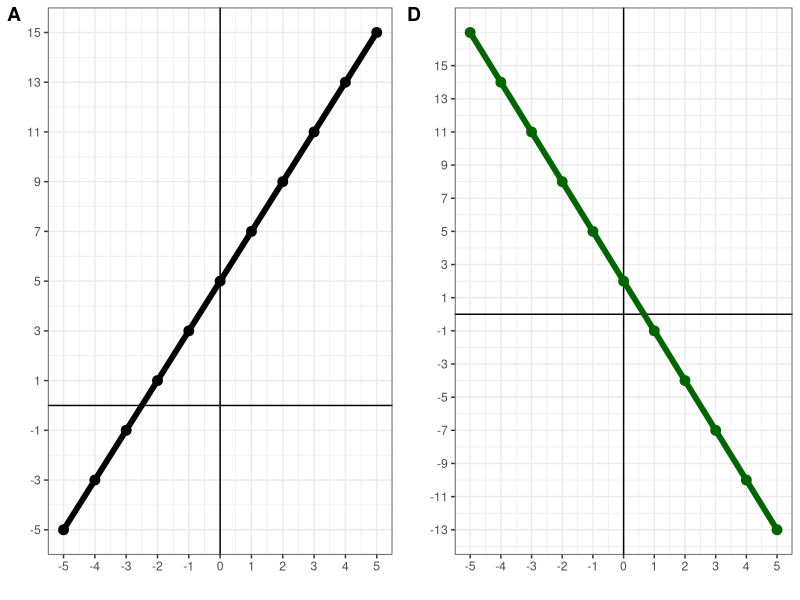
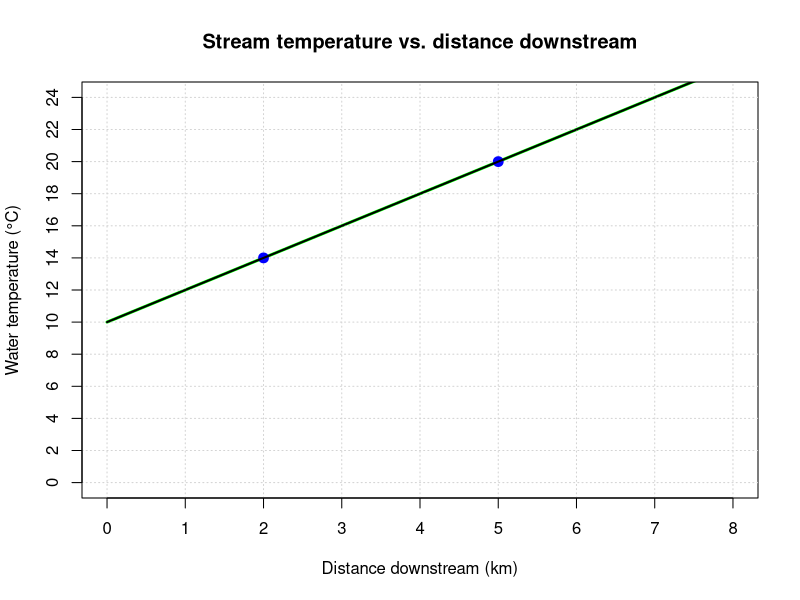
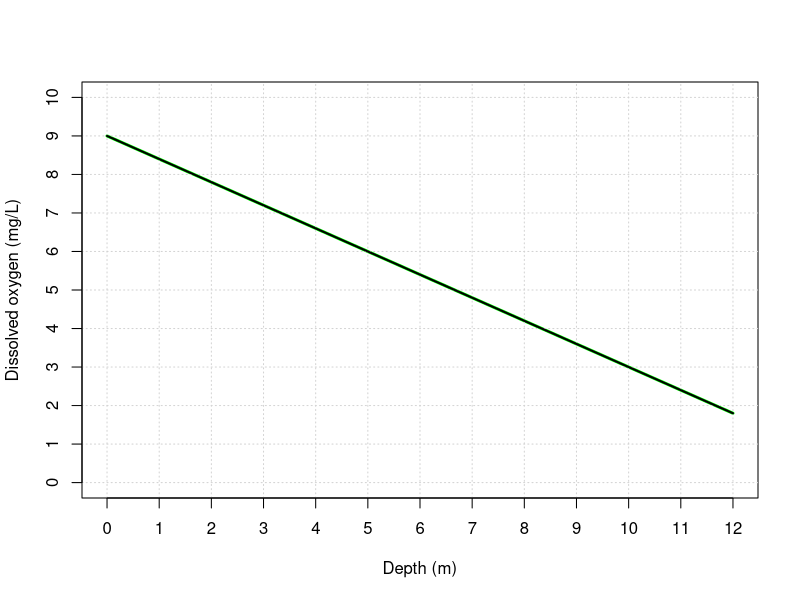
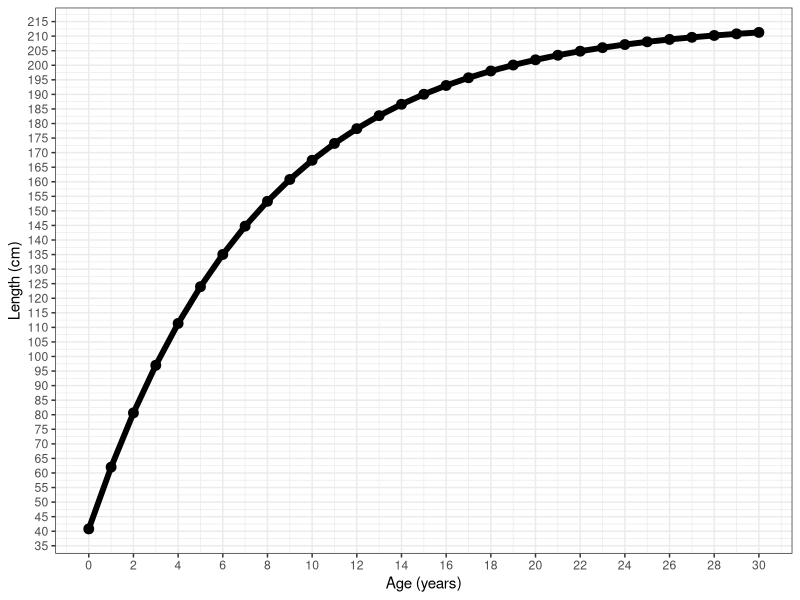

Write the R code that produced these figures, in order.
## ---- chunk 1
knitr::opts_chunk$set(echo = TRUE,message=FALSE,warning=FALSE)

library(tidyverse)
## ---- chunk 2
#| code-fold: true
#| code-summary: "Show the code"
#|
x=seq(-5,5)

y=2*x+5

u=-3*x+2

p1<-ggplot()+
  geom_hline(yintercept=0)+
  geom_vline(xintercept = 0)+
  geom_point(aes(x=x,y=y),size=3,color="black")+
  geom_line(aes(x=x,y=y),size=2,color="black")+
  theme_bw()+
  theme(axis.line = element_blank())+
  scale_y_continuous(breaks=seq(-5,15,2))+
  scale_x_continuous(breaks=seq(-5,5,by=1))+
  labs(x="",y="")

p4<-ggplot()+
  geom_hline(yintercept=0)+
  geom_vline(xintercept = 0)+
  geom_point(aes(x=x,y=u),size=3,color="darkgreen")+
  geom_line(aes(x=x,y=u),size=2,color="darkgreen")+
  theme_bw()+
  theme(axis.line = element_blank())+
  scale_y_continuous(breaks=seq(-15,15,2))+
  scale_x_continuous(breaks=seq(-5,5,by=1))+
  labs(x="",y="")

cowplot::plot_grid(p1,p4,labels=c("A","D"))

## ---- chunk 3
#| echo: false
#| fig-align: center
#| out-width: "70%"
x <- seq(0, 8, length.out = 100)
T <- 2*x + 10

plot(x, T, type = "l", lwd = 3, col = "green",
     xlim = c(0, 8), ylim = c(0, 24),
     xlab = "Distance downstream (km)", ylab = "Water temperature (°C)",
     main = "Stream temperature vs. distance downstream",
     xaxt = "n", yaxt = "n")
abline(h = seq(0, 24, by = 2), col = "lightgray", lty = "dotted")
abline(v = seq(0, 8, by = 1), col = "lightgray", lty = "dotted")
axis(1, at = seq(0, 8, by = 1))
axis(2, at = seq(0, 24, by = 2))
points(c(2,5), c(14,20), pch = 19, cex = 1.3, col = "blue")
lines(x, T, lwd = 2)
## ---- chunk 4
#| echo: false
#| fig-align: center
#| out-width: "70%"
depth <- seq(0, 12, length.out = 100)
DO <- -0.6*depth + 9

plot(depth, DO, type = "l", lwd = 3, col = "green",
     xlim = c(0, 12), ylim = c(0, 10),
     xlab = "Depth (m)", ylab = "Dissolved oxygen (mg/L)",
     xaxt = "n", yaxt = "n")
abline(h = seq(0, 10, by = 1), col = "lightgray", lty = "dotted")
abline(v = seq(0, 12, by = 1), col = "lightgray", lty = "dotted")
axis(1, at = seq(0, 12, by = 1))
axis(2, at = seq(0, 10, by = 1))
lines(depth, DO, lwd = 2)
## ---- chunk 5
#| echo: false

vb<-function(a,l,k,t0){
  l*(1-exp(-k*(a-t0)))
}

x=seq(0,30)

length=vb(x,214.8,.13,-1.62)

p1<-ggplot()+
  geom_point(aes(x=x,y=length),color="black",size=3)+
  geom_line(aes(x=x,y=length),color="black",size=2)+
  theme_bw()+
  scale_y_continuous(breaks=seq(35,215,5))+
  scale_x_continuous(breaks=seq(0,32,by=2))+
  labs(x="Age (years)",y="Length (cm)")

p1
